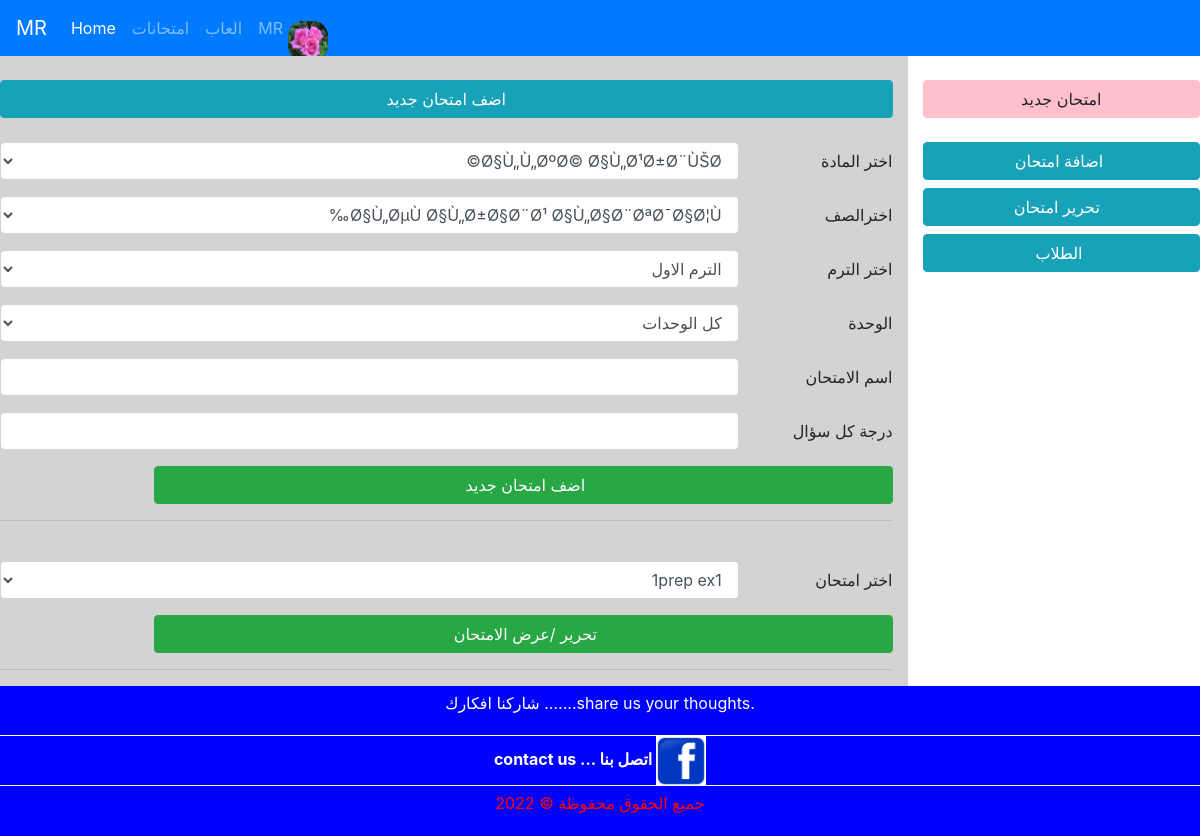
The app's page /exam/index.php (signed in) with its own data.
### tables this page shows
CREATE TABLE `teachers` (
  `userid` int(100) NOT NULL,
  `userfname` varchar(255) NOT NULL,
  `username` varchar(11) NOT NULL,
  `password` varchar(11) NOT NULL,
  `email` varchar(255) NOT NULL,
  `level` int(4) NOT NULL,
  `gender` varchar(11) NOT NULL,
  `avatar` varchar(255) NOT NULL,
  `bg` varchar(11) NOT NULL,
  `timeregister` varchar(11) NOT NULL,
  `online` int(11) NOT NULL,
  `grade` varchar(4) NOT NULL,
  `tsub` varchar(200) NOT NULL,
  `about` text NOT NULL
);

### exam/addexam.php (the view, shortened to what this page needs)
<?php
$tid= $_SESSION['id'];
?>
<div style="direction:rtl;text-align:right">
<br>
 <div     class="btn-block btn btn-info" > اضف امتحان جديد    </div>
<br>
 <form class="formexamn" action="" method="post" id="insert_data" >
  <div class="form-group row">
    <lable class="col-sm-2 col-form-label" style="text-align:right"> اختر المادة    </lable>
    <div class="col-sm-10">
          <select  name="subject"   class="form-control"  >
 <?php
 $s="select * from subjects ";
$sub=mysqli_query($conn,$s);
 while($subj=mysqli_fetch_array($sub)){
    $subid=$subj['subjectid'];
    $subname=$subj['subjectname'];
    ?>
                  <option value='<?php echo $subid;?>'> <?php echo $subname;?>   </option>
        <?php } ?>
          </select>
       </div>
  </div>
  <div class="form-group row">
    <lable class="col-sm-2 col-form-label" style="text-align:right">اخترالصف   </lable>
    <div class="col-sm-10">
          <select  name="grade"   class="form-control"  >
            <?php
 $g="select * from grades ";
$gra=mysqli_query($conn,$g);
 while($grad=mysqli_fetch_array($gra)){
    $graid=$grad['gradeid'];
    $graname=$grad['gradename'];
    ?>
                  <option value='<?php echo $graid;?>'> <?php echo $graname;?>   </option>
        <?php } ?>
          </select>
       </div>
  </div>
  <div class="form-group row">
    <lable class="col-sm-2 col-form-label" style="text-align:right"> اختر الترم  </lable>
    <div class="col-sm-10">
          <select  name="term"   class="form-control"  >
                  <option value="1">  الترم الاول  </option>
          </select>
       </div>
  </div>
<div class="form-group row">
    <lable class="col-sm-2 col-form-label" style="text-align:right"> الوحدة  </lable>
    <div class="col-sm-10">
                   <select  name="unit" id="unit"   class="form-control"  >
                  <option value="0"> كل الوحدات   </option>
                </select>
       </div>
  </div>
<div class="form-group row">
    <lable class="col-sm-2 col-form-label" style="text-align:right"> اسم الامتحان  </lable>
    <div class="col-sm-10">
          <input name="exname" type="text" id="exname"  class="form-control"  >
       </div>
  </div>
<div class="form-group row">
    <lable class="col-sm-2 col-form-label" style="text-align:right"> درجة كل سؤال  </lable>
    <div class="col-sm-10">
          <input name="mark" type="number" id="mark"  class="form-control"  >
       </div>
  </div>
     <div class="form-group row">
    <div class="col-sm-10">
 <input type="button" name="submit" id="addexam" value=" اضف امتحان جديد  "   class="btn-block btn btn-success" >
    </div>
  </div>
</form>
<hr>
<br>
 <form  action="" method="post" id="oneexam" >
 <div class="form-group row">
    <lable class="col-sm-2 col-form-label" style="text-align:right"> اختر امتحان   </lable>
    <div class="col-sm-10">
          <select  name="num"   class="form-control"  >
 <?php
 $exa="select * from exams where teacherid = '$tid' ";
$ez=mysqli_query($conn,$exa);
 while($ex=mysqli_fetch_array($ez)){
    $exname=$ex['examname'];
    $exid=$ex['examid'];
    ?>
                  <option value='<?php echo $exid ;?>'> <?php echo $exname?>   </option>
        <?php } ?>
          </select>
       </div>
  </div>
 <div class="form-group row">
    <div class="col-sm-10">
 <input type="button" name="submit" id="showexam" value=" تحرير /عرض الامتحان  "   class="btn-block btn btn-success" >
    </div>
  </div>
</form>
<hr>
</div>

### dzin/navbar.php (shortened to what this page needs)
<?php
$tid= @$_SESSION['id'];
include '../inc/config.php';
$r="select * from teachers where userid = '$tid'";
$g=mysqli_query($conn,$r);
$k=mysqli_fetch_array($g);
$tavatar=$k['avatar'];
$tuser=$k['userfname'];
?>
 <nav class="navbar navbar-expand-lg navbar-dark bg-primary" >
  <a class="navbar-brand" href="#">MR</a>
  <div class="collapse navbar-collapse" id="navbarNavDropdown" >
    <ul class="navbar-nav"<?php echo @$xxuzr;?>>
      <li class="nav-item active">
        <a class="nav-link" href="../home/">Home <span class="sr-only">(current)</span></a>
      </li>
      <li class="nav-item" >
        <a class="nav-link" href="../exams/"> امتحانات    </a>
      </li>
      <li class="nav-item">
        <a class="nav-link" href="../game/">العاب  </a>
      </li >
      <li class="nav-item dropdown" >
        <a   class="nav-link dropdown-toggle" href="#" id="navbarDropdownMenuLink" data-toggle="dropdown"
         aria-haspopup="true" aria-expanded="false" >
          <?php echo $tuser;?><img src="../img/<?php echo $tavatar; ?>"
           style="width:50px;height:50px;position:absolute;margin-top:0px;padding:5px;border-radius:20px  ">
        </a>
      </li>
    </ul>
  </div>
</nav>

### records on screen
teachers: userfname "MR", avatar (picture)

### other values on screen
form field subject "Ø§Ù„Ù„ØºØ© Ø§Ù„Ø¹Ø±Ø¨ÙŠØ©"
form field grade "Ø§Ù„ØµÙ Ø§Ù„Ø±Ø§Ø¨Ø¹ Ø§Ù„Ø§Ø¨ØªØ¯Ø§Ø¦Ù‰"
form field num "1prep ex1"
